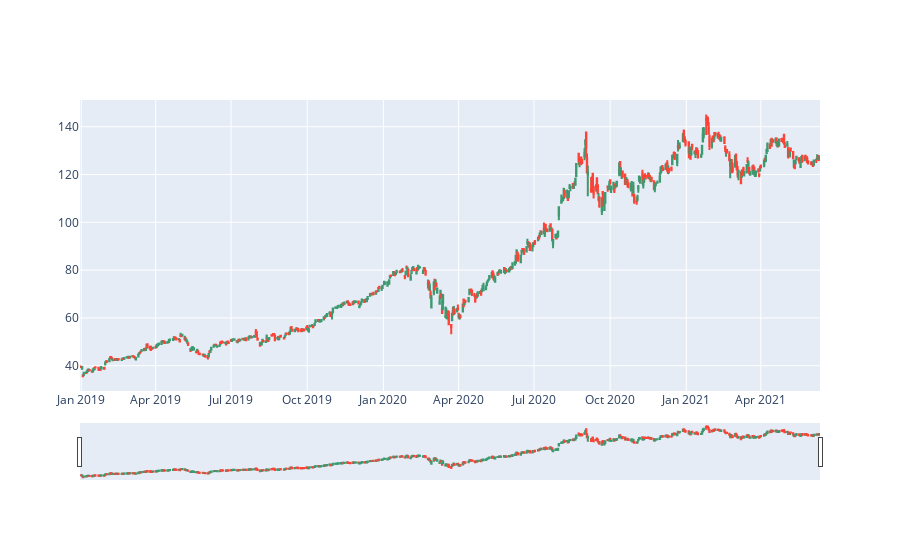

The notebook cell this image was saved under:
### Code cell
fig = plt.figure(figsize=(10,5))
fig = go.Figure(data=[go.Candlestick(
               x=aapl['Date'],
               open=aapl['Open'],
               close = aapl['Close'],
                high = aapl['High'],
                low = aapl['Low'])])
fig.show()

### Figure 1 — Plotly figure (JSON) as saved in the notebook; plotly's stock layout.template omitted (floating-point values rounded to 4 significant figures; data arrays with more than 128 entries replaced by an {"elided": "..."} marker saying what was removed)
{"data": [{"close": {"elided": "617 float values"}, "high": {"elided": "617 float values"}, "low": {"elided": "617 float values"}, "open": {"elided": "617 float values"}, "type": "candlestick", "x": {"elided": "617 str values"}}], "layout": {}}
